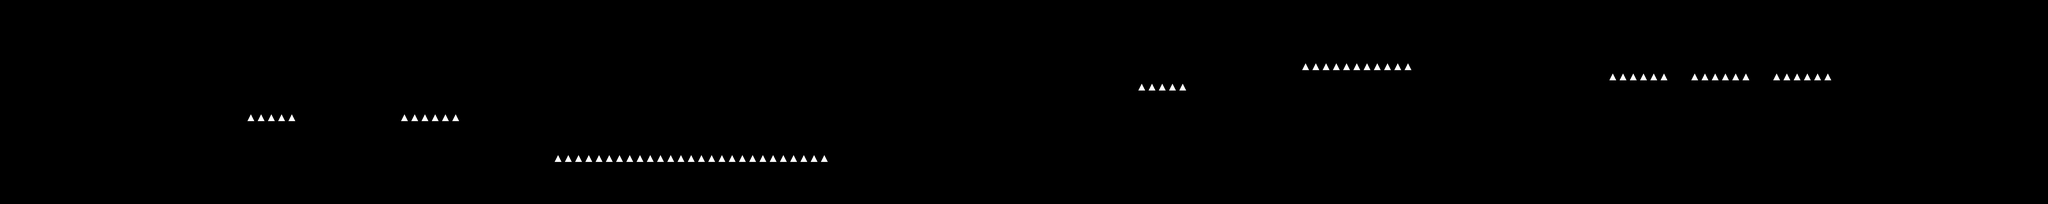

Rendered tile map (Tiled .tmx) drawn with the repository's tilesets; below, a short description and the map source with its tile grids summarised:
An orthogonal 200x20 tile map with 32x32 px tiles, 2 tile layers (tileLayer, hazardLayer) and 161 objects (66x coin, 44x color, 15x rockred, 7x staticshooter, 7x flower2, ...).

<map version="1.0" orientation="orthogonal" renderorder="right-down" width="200" height="20" tilewidth="32" tileheight="32" nextobjectid="272">
 <tileset firstgid="1" name="worlds" tilewidth="32" tileheight="32" spacing="8" margin="4" tilecount="9" columns="9">
  <image source="tiles.png" width="360" height="40" />
 </tileset>
 <layer name="tileLayer" width="200" height="20">
  <data>[4000 cells, 455 non-empty, 8 distinct tile ids]</data>
 </layer>
 <objectgroup name="gameObjects">
  <object id="129" name="exit" x="6336" y="256" width="64" height="96" />
  <object id="167" name="flyer" x="928" y="224" width="32" height="64" />
  <object id="168" name="flyer" x="2112" y="288" width="32" height="64" />
  <object id="169" name="staticshooter" x="1664" y="256" width="32" height="64" />
  <object id="170" name="staticshooter" x="2816" y="288" width="32" height="64" />
  <object id="171" name="staticshooter" x="3360" y="224" width="32" height="64" />
  <object id="172" name="staticshooter" x="3776" y="128" width="32" height="64" />
  <object id="173" name="staticshooter" x="4352" y="32" width="32" height="64" />
  <object id="174" name="staticshooter" x="5504" y="160" width="32" height="64" />
  <object id="175" name="walker" x="3520" y="128" width="32" height="64" />
  <object id="176" name="walker" x="736" y="256" width="32" height="64" />
  <object id="177" name="flyer" x="1696" y="224" width="32" height="64" />
  <object id="178" name="flyer" x="3680" y="192" width="32" height="64" />
  <object id="179" name="flyer" x="5120" y="96" width="32" height="64" />
  <object id="180" name="coin" x="256" y="160" width="32" height="32" />
  <object id="181" name="coin" x="288" y="160" width="32" height="32" />
  <object id="182" name="coin" x="320" y="160" width="32" height="32" />
  <object id="183" name="coin" x="224" y="160" width="32" height="32" />
  <object id="187" name="coin" x="448" y="224" width="32" height="32" />
  <object id="188" name="coin" x="480" y="224" width="32" height="32" />
  <object id="189" name="coin" x="512" y="224" width="32" height="32" />
  <object id="190" name="coin" x="544" y="224" width="32" height="32" />
  <object id="191" name="coin" x="576" y="224" width="32" height="32" />
  <object id="192" name="coin" x="768" y="224" width="32" height="32" />
  <object id="193" name="coin" x="800" y="192" width="32" height="32" />
  <object id="195" name="coin" x="864" y="192" width="32" height="32" />
  <object id="196" name="coin" x="896" y="224" width="32" height="32" />
  <object id="197" name="coin" x="1280" y="192" width="32" height="32" />
  <object id="198" name="coin" x="1376" y="192" width="32" height="32" />
  <object id="199" name="coin" x="1408" y="224" width="32" height="32" />
  <object id="200" name="coin" x="1248" y="224" width="32" height="32" />
  <object id="201" name="coin" x="1856" y="288" width="32" height="32" />
  <object id="202" name="coin" x="1888" y="288" width="32" height="32" />
  <object id="203" name="coin" x="2048" y="288" width="32" height="32" />
  <object id="204" name="coin" x="2080" y="288" width="32" height="32" />
  <object id="205" name="coin" x="2240" y="288" width="32" height="32" />
  <object id="206" name="coin" x="2272" y="288" width="32" height="32" />
  <object id="207" name="coin" x="2432" y="288" width="32" height="32" />
  <object id="208" name="coin" x="2464" y="288" width="32" height="32" />
  <object id="209" name="coin" x="2688" y="256" width="32" height="32" />
  <object id="210" name="coin" x="2720" y="256" width="32" height="32" />
  <object id="211" name="coin" x="2752" y="256" width="32" height="32" />
  <object id="212" name="coin" x="2784" y="256" width="32" height="32" />
  <object id="213" name="coin" x="3072" y="256" width="32" height="32" />
  <object id="214" name="coin" x="3104" y="256" width="32" height="32" />
  <object id="215" name="coin" x="3136" y="256" width="32" height="32" />
  <object id="216" name="coin" x="3168" y="256" width="32" height="32" />
  <object id="217" name="coin" x="3424" y="128" width="32" height="32" />
  <object id="218" name="coin" x="3456" y="128" width="32" height="32" />
  <object id="219" name="coin" x="3488" y="128" width="32" height="32" />
  <object id="220" name="coin" x="3616" y="96" width="32" height="32" />
  <object id="221" name="coin" x="3648" y="96" width="32" height="32" />
  <object id="222" name="coin" x="3776" y="64" width="32" height="32" />
  <object id="223" name="coin" x="3808" y="32" width="32" height="32" />
  <object id="224" name="coin" x="3936" y="32" width="32" height="32" />
  <object id="225" name="coin" x="3968" y="32" width="32" height="32" />
  <object id="226" name="coin" x="4000" y="32" width="32" height="32" />
  <object id="227" name="coin" x="4288" y="32" width="32" height="32" />
  <object id="228" name="coin" x="4320" y="32" width="32" height="32" />
  <object id="229" name="coin" x="4352" y="32" width="32" height="32" />
  <object id="230" name="coin" x="4384" y="32" width="32" height="32" />
  <object id="231" name="coin" x="4640" y="96" width="32" height="32" />
  <object id="232" name="coin" x="4672" y="96" width="32" height="32" />
  <object id="233" name="coin" x="4704" y="96" width="32" height="32" />
  <object id="234" name="coin" x="4736" y="96" width="32" height="32" />
  <object id="235" name="coin" x="5056" y="128" width="32" height="32" />
  <object id="236" name="coin" x="5088" y="128" width="32" height="32" />
  <object id="237" name="coin" x="5120" y="128" width="32" height="32" />
  <object id="238" name="coin" x="5152" y="128" width="32" height="32" />
  <object id="239" name="coin" x="5312" y="128" width="32" height="32" />
  <object id="240" name="coin" x="5344" y="128" width="32" height="32" />
  <object id="241" name="coin" x="5376" y="128" width="32" height="32" />
  <object id="242" name="coin" x="5408" y="128" width="32" height="32" />
  <object id="243" name="coin" x="5632" y="128" width="32" height="32" />
  <object id="244" name="coin" x="5568" y="128" width="32" height="32" />
  <object id="245" name="coin" x="5600" y="128" width="32" height="32" />
  <object id="246" name="coin" x="5664" y="128" width="32" height="32" />
  <object id="247" name="coin" x="5856" y="192" width="32" height="32" />
  <object id="248" name="coin" x="5888" y="224" width="32" height="32" />
  <object id="249" name="coin" x="5920" y="256" width="32" height="32" />
  <object id="251" name="player" x="96" y="160" width="32" height="64" />
  <object id="252" name="flyer" x="5664" y="96" width="32" height="64" />
  <object id="254" name="staticshooter" x="5792" y="96" width="32" height="64" />
 </objectgroup>
 <layer name="hazardLayer" width="200" height="20">
  <data>[4000 cells, 72 non-empty, 1 distinct tile ids]</data>
 </layer>
 <objectgroup name="colors">
  <object id="100" name="color" x="0" y="224" width="352" height="416" />
  <object id="101" name="color" x="352" y="320" width="416" height="320" />
  <object id="102" name="color" x="768" y="384" width="160" height="256" />
  <object id="103" name="color" x="928" y="320" width="320" height="320" />
  <object id="104" name="color" x="1248" y="384" width="192" height="256" />
  <object id="105" name="color" x="1440" y="320" width="288" height="320" />
  <object id="106" name="color" x="1728" y="512" width="928" height="128" />
  <object id="107" name="color" x="1856" y="352" width="64" height="64" />
  <object id="108" name="color" x="2048" y="352" width="64" height="64" />
  <object id="109" name="color" x="2240" y="352" width="64" height="64" />
  <object id="110" name="color" x="2432" y="352" width="64" height="64" />
  <object id="111" name="color" x="2592" y="448" width="64" height="64" />
  </objectgroup>
 <objectgroup name="background">
  <!-- 15 objects omitted --></objectgroup>
</map>
<!-- 66 of 161 objects omitted -->
